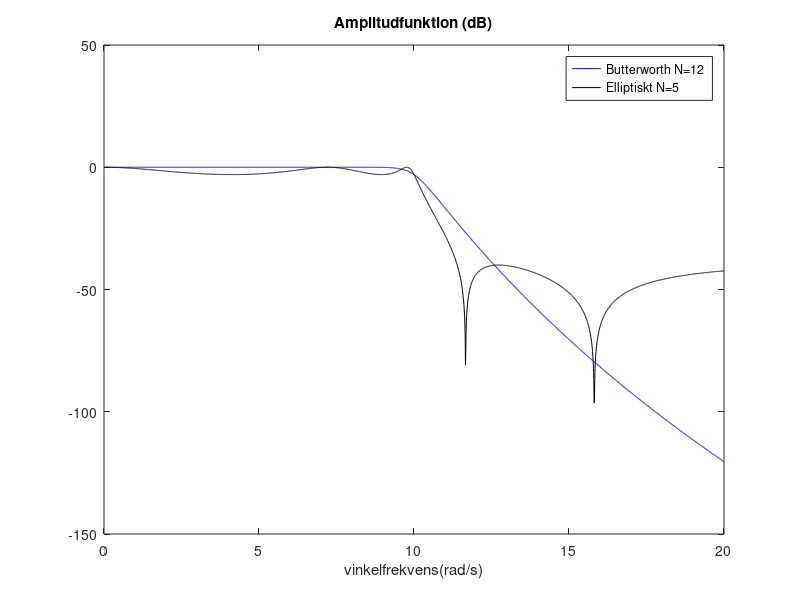
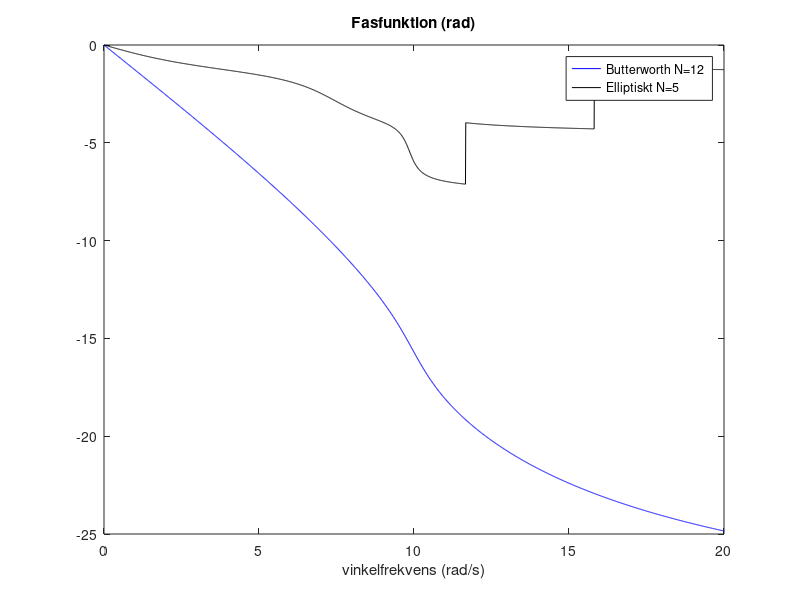

Reproduce these figures in MATLAB, in order.
% Butterworth filter
N=20; % Filterordning
Wn=10; % Cut-off (3 dB) i rad/sek
[B,A]=butter(N,Wn,'s');
w=0:0.01:20; % Vinkelfrekvenser i rad/s
H1=freqs(B,A,w);
% Elliptiskt filter
N=5; % Filterordning
Rp=3; % Passbandsrippel (dB)
Rs=40; % Stopbandsrippel (dB)
Wp=10; % Cut-off (Rp dB) i rad/sek
[B,A] = ellip(N,Rp,Rs,Wp,'s');
H2=freqs(B,A,w);
figure(10)
plot(w,20*log10(abs(H1)),'b-')
hold on
plot(w,20*log10(abs(H2)),'k-')
hold off
xlabel('vinkelfrekvens(rad/s)')
legend('Butterworth N=12','Elliptiskt N=5')
title('Amplitudfunktion (dB)')
figure(11)
plot(w,unwrap(angle(H1)),'b-')
hold on
plot(w,unwrap(angle(H2)),'k-')
hold off
xlabel('vinkelfrekvens (rad/s)')
legend('Butterworth N=12','Elliptiskt N=5')
title('Fasfunktion (rad)')